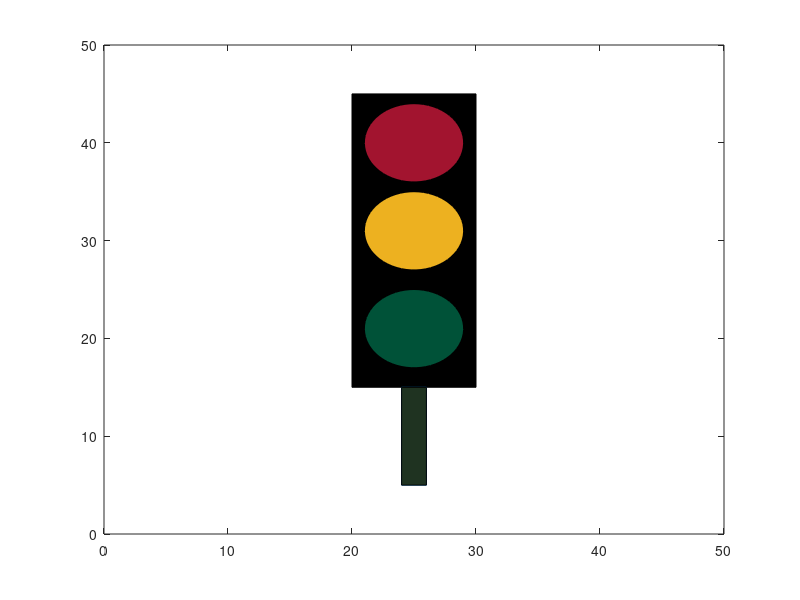

Reproduce this figure in MATLAB.


x=[20,30,30,20,20]
y=[45,45,15,15,45]
%fill(x,y,'b');
plot(x,y)
fill(x,y,'k')
hold on
x=[24,26,26,24,24]
y=[15,15,5,5,15]
plot(x,y)
fill(x,y,[0.12 0.2 0.13])
xlim([0 50]);
ylim([0 50]);

hold on
r=4;
a=0:.1:2*pi;
%plot(r*sin(a)+25,r*cos(a)+40)
%cplot(2,5,10)
fill(r*sin(a)+25,r*cos(a)+40,[0.6350 0.0780 0.70]);
fill(r*sin(a)+25,r*cos(a)+31,[0.9290 0.6940 0.1250]);
fill(r*sin(a)+25,r*cos(a)+21,[0 0.32 0.22]);
for c=1:10
hold on
r=4;
fill(r*sin(a)+25,r*cos(a)+40,'r');
pause(1)
fill(r*sin(a)+25,r*cos(a)+40,[0.6350 0.0780 0.1840]);

hold on
r=4;
fill(r*sin(a)+25,r*cos(a)+31,'y');
pause(1)
fill(r*sin(a)+25,r*cos(a)+31,[0.9290 0.6940 0.1250]);

hold on
r=4;
fill(r*sin(a)+25,r*cos(a)+21,'g');
pause(1)
fill(r*sin(a)+25,r*cos(a)+21,[0 0.32 0.22]);
end
